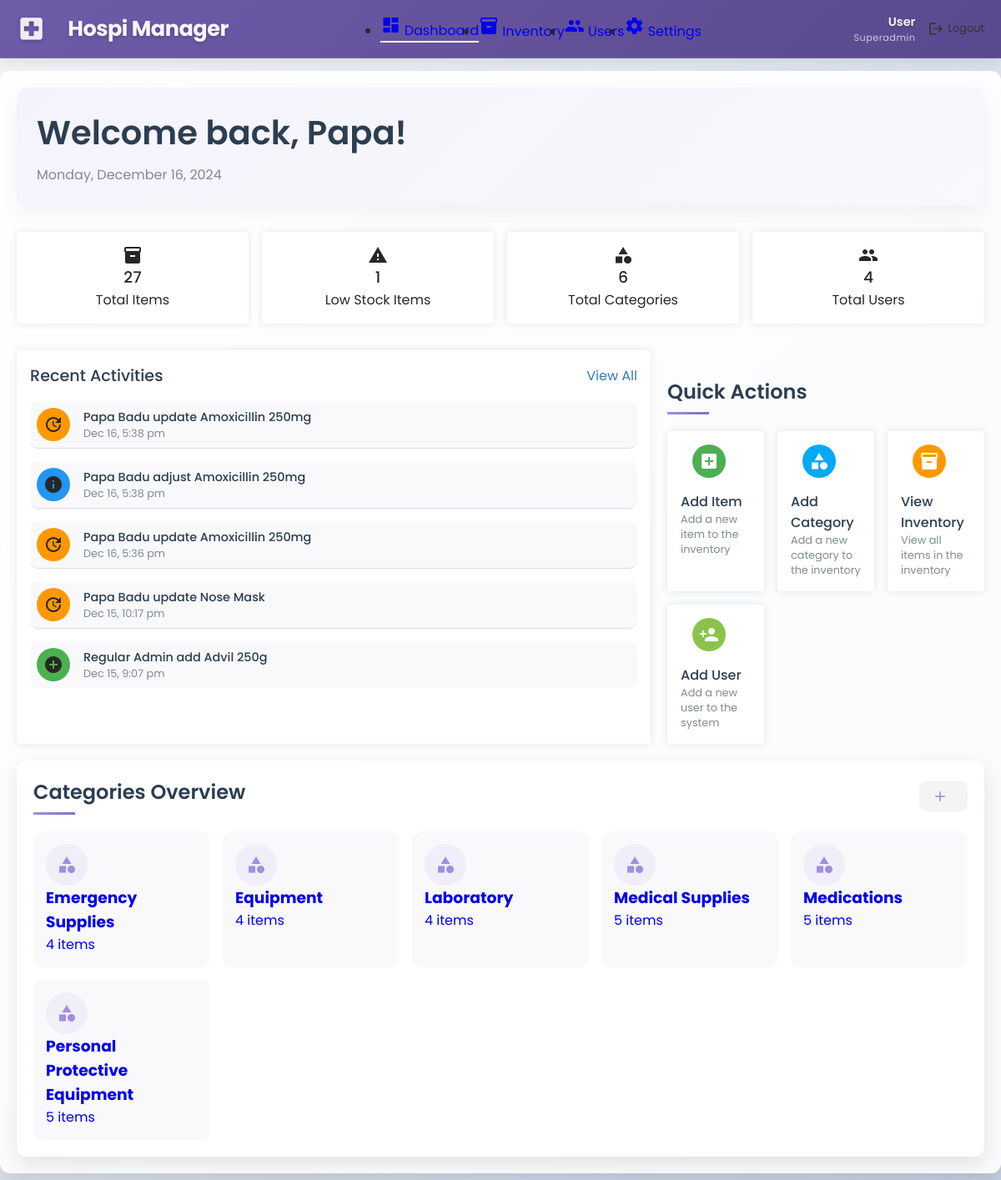
The app's page /view/admin/dashboard.php (signed in) with its own data.
### tables this page shows
CREATE TABLE `categories` (
  `category_id` int(11) NOT NULL,
  `name` varchar(100) NOT NULL,
  `description` text DEFAULT NULL,
  `created_at` timestamp NOT NULL DEFAULT current_timestamp()
);

### functions/dashboard_functions.php (called while the page is built, shortened)
<?php
require_once __DIR__ . '/user_functions.php';
require_once __DIR__ . '/category_functions.php';
function getDashboardStats($conn, $userRole = null) {
    $stats = [
        'total_users' => getTotalUsers($conn),
        'total_categories' => getTotalCategories($conn),
        'total_items' => getTotalItems($conn),
        'low_stock_items' => getLowStockItemsCount($conn)
    ];
    if ($userRole === 'admin' || $userRole === 'superadmin') {
        $logQuery = "SELECT COUNT(*) as total_logs FROM inventory_logs";
        $logResult = $conn->query($logQuery);
        $stats['total_logs'] = $logResult ? $logResult->fetch_assoc()['total_logs'] : 0;
    } else {
        unset($stats['total_logs']);
    }
    return $stats;
}
function getRecentActivities($conn, $userId = null, $limit = 5) {
    $tableCheck = $conn->query("SHOW TABLES LIKE 'activity_log'");
    $sql = "SELECT al.*, CONCAT(u.first_name, ' ', u.last_name) as user_name, i.name as item_name
            FROM activity_log al
            LEFT JOIN users u ON al.user_id = u.user_id
            LEFT JOIN items i ON al.item_id = i.item_id";
    $sql .= " ORDER BY al.timestamp DESC LIMIT ?";
    $stmt = $conn->prepare($sql);
    if ($userId !== null) {
        $stmt->bind_param("ii", $userId, $limit);
    } else {
        $stmt->bind_param("i", $limit);
    }
    $stmt->execute();
    $result = $stmt->get_result();
    if ($result) {
        return $result->fetch_all(MYSQLI_ASSOC);
    }
    return [];
}
function getTotalUsers($conn) {
    $sql = "SELECT COUNT(*) as total FROM users";
    $result = $conn->query($sql);
    if ($result && $row = $result->fetch_assoc()) {
        return $row['total'];
    }
    return 0;
}
function getTotalCategories($conn) {
    $sql = "SELECT COUNT(*) as total FROM categories";
    $result = $conn->query($sql);
    if ($result && $row = $result->fetch_assoc()) {
        return $row['total'];
    }
    return 0;
}
function getTotalItems($conn) {
    $sql = "SELECT COUNT(*) as total FROM items";
    $result = $conn->query($sql);
    if ($result && $row = $result->fetch_assoc()) {
        return $row['total'];
    }
    return 0;
}
function getLowStockItemsCount($conn) {
    $sql = "SELECT COUNT(*) as total FROM items WHERE quantity <= minimum_quantity";
    $result = $conn->query($sql);
    if ($result && $row = $result->fetch_assoc()) {
        return $row['total'];
    }
    return 0;
}

### functions/category_functions.php (called while the page is built, shortened)
<?php
function getAllCategories($conn) {
    $query = "SELECT c.*,
              (SELECT COUNT(*) FROM items WHERE category_id = c.category_id) as item_count
              FROM categories c
              ORDER BY c.name";
    $result = $conn->query($query);
    return $result->fetch_all(MYSQLI_ASSOC);
}

### view/admin/dashboard.php (the view, shortened to what this page needs)
<?php
require_once BASE_PATH . '/functions/auth_functions.php';
require_once BASE_PATH . '/functions/dashboard_functions.php';
require_once BASE_PATH . '/functions/category_functions.php';
require_once BASE_PATH . '/functions/user_functions.php';
$userRole = $_SESSION['role'];
$fullName = $_SESSION['full_name'] ?? 'User';
$stats = getDashboardStats($conn);
$recentActivities = getRecentActivities($conn);
$recentActivities = array_map(function($activity) {
    return [
        'title' => $activity['user_name'] . ' ' . $activity['action'] . ' ' . $activity['item_name'],
        'description' => date('M j, g:i a', strtotime($activity['timestamp'])),
        'icon' => match($activity['action']) {
            'add' => 'add_circle',
            'remove' => 'remove_circle',
            'update' => 'update',
            default => 'info'
        },
        'color' => match($activity['action']) {
            'add' => '#4CAF50',
            'remove' => '#F44336',
            'update' => '#FF9800',
            default => '#2196F3'
        }
    ];
}, $recentActivities ?? []);
$recentActivities = $recentActivities ?: [
    [
        'title' => 'No Recent Activities',
        'description' => 'No activities to display',
        'icon' => 'info',
        'color' => '#9E9E9E'
    ]
];
$categories = getAllCategories($conn);
$quickActions = [
    [
        'title' => 'Add Item',
        'description' => 'Add a new item to the inventory',
        'icon' => 'add_box',
        'color' => '#4CAF50',
        'onclick' => 'openModal("addItemModal")'
    ],
    [
        'title' => 'Add Category',
        'description' => 'Add a new category to the inventory',
        'icon' => 'category',
        'color' => '#03A9F4',
        'onclick' => 'openModal("addCategoryModal")'
    ],
    [
        'title' => 'View Inventory',
        'description' => 'View all items in the inventory',
        'icon' => 'inventory',
        'color' => '#FF9800',
        'onclick' => 'window.location.href="inventory.php"'
    ]
];
$quickActions = $quickActions ?: [
    [
        'title' => 'No Actions',
        'description' => 'No quick actions available',
        'icon' => 'block',
        'color' => '#9E9E9E',
        'onclick' => ''
    ]
];
if ($userRole === 'superadmin') {
    $quickActions[] = [
        'title' => 'Add User',
        'description' => 'Add a new user to the system',
        'icon' => 'person_add',
        'color' => '#8BC34A',
        'onclick' => 'openModal("addUserModal")'
    ];
}
$items = getAllItems($conn);
$items = $items ?: [];
?>
<!DOCTYPE html>
<html lang="en">
<head>
    <link rel="stylesheet" href="../../assets/css/dashboard.css">
    <link rel="stylesheet" href="../../assets/css/styles.css">
</head>
<body>
    <div class="dashboard-container">
        <nav class="top-nav">
            <div class="nav-brand">
                <span class="material-icons">local_hospital</span>
                <span class="brand-name">Hospi Manager</span>
            </div>
            <ul class="nav-menu">
                <li class="active">
                    <a href="dashboard.php">
                        <span class="material-icons">dashboard</span>
                        <span>Dashboard</span>
                    </a>
                </li>
                <li>
                    <a href="inventory.php">
                        <span class="material-icons">inventory</span>
                        <span>Inventory</span>
                    </a>
                </li>
                <?php if ($userRole === 'superadmin'): ?>
                <li>
                    <a href="users.php">
                        <span class="material-icons">people</span>
                        <span>Users</span>
                    </a>
                </li>
                <?php endif; ?>
                <li>
                    <a href="settings.php">
                        <span class="material-icons">settings</span>
                        <span>Settings</span>
                    </a>
                </li>
            </ul>
            <div class="nav-profile">
                <div class="user-info">
                    <span class="user-name"><?= htmlspecialchars($fullName) ?></span>
                    <span class="user-role"><?= ucfirst(htmlspecialchars($userRole)) ?></span>
                </div>
                <a href="../../actions/logout.php" class="logout-btn" onclick="return confirm('Are you sure you want to logout?')">
                    <span class="material-icons">logout</span>
                    <span>Logout</span>
                </a>
            </div>
        </nav>
        <main class="main-content">
            <div class="welcome-section">
                <h1>Welcome back, <?= htmlspecialchars($_SESSION['first_name']) ?>!</h1>
                <p class="date"><?= date('l, F j, Y') ?></p>
            </div>
            <div class="analytics-section">
                <div class="analytics-cards">
                    <div class="card total-items" onclick="window.location.href='inventory.php'">
                        <div class="card-content">
                            <span class="material-icons">inventory</span>
                            <div class="card-details">
                                <h3><?= $stats['total_items'] ?></h3>
                                <p>Total Items</p>
                            </div>
                        </div>
                    </div>
                    <div class="card low-stock" onclick="window.location.href='inventory.php?stock=low'">
                        <div class="card-content">
                            <span class="material-icons">warning</span>
                            <div class="card-details">
                                <h3><?= $stats['low_stock_items'] ?></h3>
                                <p>Low Stock Items</p>
                            </div>
                        </div>
                    </div>
                    <div class="card total-categories" onclick="document.querySelector('.categories-overview').scrollIntoView({behavior: 'smooth'})">
                        <div class="card-content">
                            <span class="material-icons">category</span>
                            <div class="card-details">
                                <h3><?= $stats['total_categories'] ?></h3>
                                <p>Total Categories</p>
                            </div>
                        </div>
                    </div>
                    <div class="card total-users" onclick="window.location.href='users.php'">
                        <div class="card-content">
                            <span class="material-icons">people</span>
                            <div class="card-details">
                                <h3><?= $stats['total_users'] ?></h3>
                                <p>Total Users</p>
                            </div>
                        </div>
                    </div>
                </div>
            </div>
            <div class="dashboard-grid">
                <div class="recent-activities-container">
                    <div class="recent-activities-header">
                        <h2>Recent Activities</h2>
                        <a href="activities.php" class="view-all-link">View All</a>
                    </div>
                    <div class="recent-activities-list">
                        <?php foreach ($recentActivities as $activity): ?>
                        <div class="activity-item">
                            <div class="activity-icon" style="background-color: <?= $activity['color'] ?>;">
                                <span class="material-icons"><?= $activity['icon'] ?></span>
                            </div>
                            <div class="activity-details">
                                <h3><?= htmlspecialchars($activity['title']) ?></h3>
                                <p><?= htmlspecialchars($activity['description']) ?></p>
                            </div>
                        </div>
                        <?php endforeach; ?>
                    </div>
                </div>
                <div class="quick-actions-section">
                    <div class="section-header">
                        <h2>Quick Actions</h2>
                    </div>
                    <div class="quick-actions-grid">
                        <?php foreach ($quickActions as $action): ?>
                        <div class="quick-action-card" onclick="<?= htmlspecialchars($action['onclick']) ?>">
                            <div class="quick-action-icon" style="background-color: <?= $action['color'] ?>;">
                                <span class="material-icons"><?= $action['icon'] ?></span>
                            </div>
                            <div class="quick-action-details">
                                <h3><?= htmlspecialchars($action['title']) ?></h3>
                                <p><?= htmlspecialchars($action['description']) ?></p>
                            </div>
                        </div>
                        <?php endforeach; ?>
                    </div>
                </div>
            </div>
            <div class="categories-overview">
                <div class="section-header">
                    <h2>Categories Overview</h2>
                    <button class="add-category-btn" onclick="openModal('addCategoryModal')">
                        <span class="material-icons">add</span>
                    </button>
                </div>
                <div class="categories-grid">
                    <?php
                    $categories = $categories ?: [];
                    foreach ($categories as $category):
                        $categoryItemCount = 0;
                        foreach ($items as $item) {
                            if ($item['category_id'] == $category['category_id']) {
                                $categoryItemCount++;
                            }
                        }
                    ?>
                        <a href="inventory.php?category=<?= $category['category_id'] ?>" class="category-card">
                            <div class="category-icon">
                                <span class="material-icons">
                                </span>
                            </div>
                            <div class="category-details">
                                <h3><?= htmlspecialchars($category['name']) ?></h3>
                                <p>
                                    <?= $categoryItemCount . ' item' . ($categoryItemCount != 1 ? 's' : '') ?>
                                </p>
                            </div>
                        </a>
                    <?php endforeach; ?>
                </div>
            </div>
        </main>
    </div>
</body>
</html>

### records on screen
categories: name "Emergency Supplies", categoryItemCount "4"
categories: name "Equipment", categoryItemCount "4"
categories: name "Laboratory", categoryItemCount "4"
categories: name "Medical Supplies", categoryItemCount "5"
categories: name "Medications", categoryItemCount "5"
categories: name "Personal Protective Equipment", categoryItemCount "5"

### other values on screen
$fullName "User"
$userRole "Superadmin"
$_SESSION['first_name'] "Papa"
$stats['total_items'] "27"
$stats['low_stock_items'] "1"
$stats['total_categories'] "6"
$stats['total_users'] "4"
$activity['title'] "Papa Badu update Amoxicillin 250mg"
$activity['description'] "Dec 16, 5:38 pm"
$activity['title'] "Papa Badu adjust Amoxicillin 250mg"
$activity['description'] "Dec 16, 5:36 pm"
$activity['title'] "Papa Badu update Nose Mask"
$activity['description'] "Dec 15, 10:17 pm"
$activity['title'] "Regular Admin add Advil 250g"
$activity['description'] "Dec 15, 9:07 pm"
